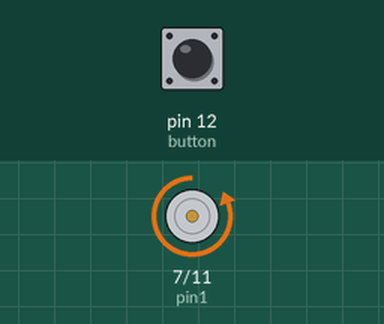
Recording of a program running on a simulated Raspberry Pi (header pin numbers). On the bench: motor-driver pin pairs drawn as motors (green arrow = first pin HIGH = forward, orange = second pin HIGH = backward, longer = more drive). Inputs (shaded band) come from the test bench; at power-on: pin 12 (button) HIGH.

Above: at 1.2 s.
1.3 s: pin 12 (button) pulled LOW for 0.15 s
At 1.4 s:
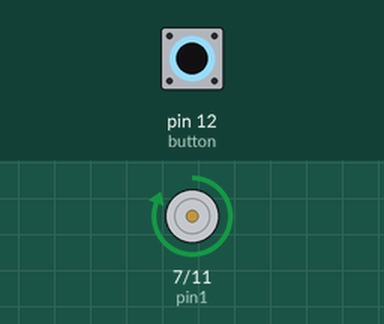
3.0 s: pin 12 (button) pulled LOW for 3.2 s
At 6.9 s:
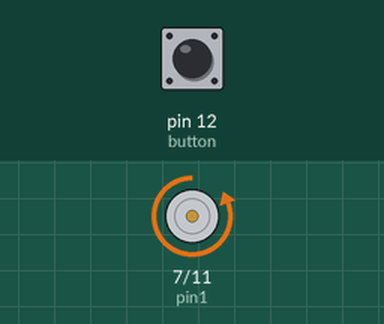
Timing chart, 0 to 8.4 s (numbered marks = the images above; inputs shaded):
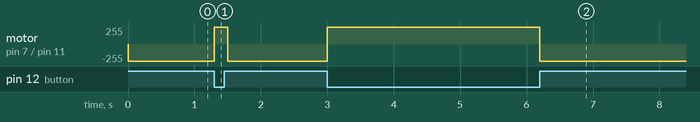

The program:

Motor.py
```python
# import time for delays and RPi.GPIO for GPIO pins
import RPi.GPIO as GPIO
import time
GPIO.setmode(GPIO.BOARD) #set the board mode
GPIO.setwarnings(False) #all warning as false
pin1 =  7 #define pins
pin2 = 11 #define pins
button = 12 #define pins
GPIO.setup(pin1, GPIO.OUT) #define pinmode
GPIO.setup(pin2, GPIO.OUT) #define pinmode
GPIO.setup(button, GPIO.IN, pull_up_down= GPIO.PUD_UP) #define pinmode

# Operation starts
while(1):
    if GPIO.input(button)== GPIO.LOW:
        GPIO.output(pin1, GPIO.HIGH)
        GPIO.output(pin2, GPIO.LOW)
        time.sleep(0.1)
    else:
        GPIO.output(pin1, GPIO.LOW)
        GPIO.output(pin2, GPIO.HIGH)
        time.sleep(0.1)
```

Measured:
- after the input at 1.3 s, motor on pin 7 (pin1) / pin 11 (pin2): backward 255/255 → forward 255/255 at once, → backward 255/255 0.20 s later
- after the input at 3.0 s, motor on pin 7 (pin1) / pin 11 (pin2): backward 255/255 → forward 255/255 at once, → backward 255/255 3.2 s later
